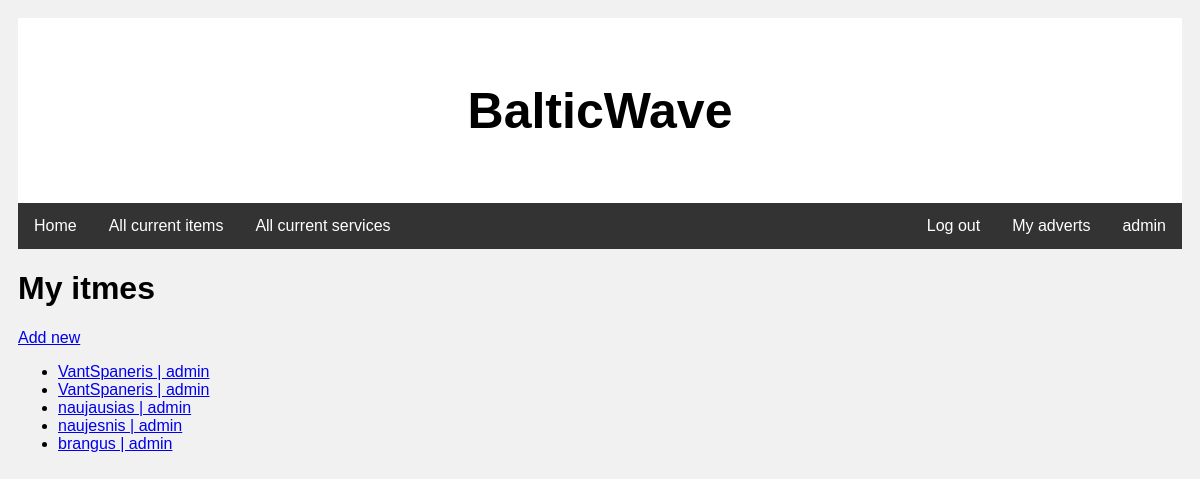
The app's page /balticwave/myproducts/ (signed in), older data.
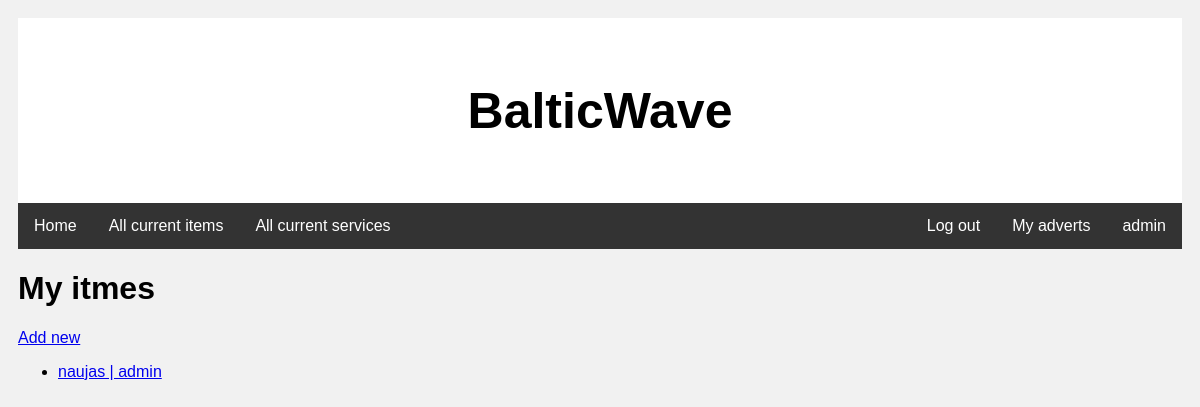
The same page, newer data.
### balticwave/models.py (models this page shows, shortened)
class Product(models.Model):
    product_name = models.CharField('Product name', max_length=200)
    product_seller = models.ForeignKey(to=User, on_delete=models.SET_NULL, null=True, blank=True)
    price = models.FloatField('Price', null=True, blank=True, default=0)
    short_description = HTMLField('Short description', max_length=200)
    description = HTMLField(default='No description')
    insDate = models.DateTimeField('Instance date', auto_now_add=True)
    type = models.ManyToManyField('ProductType')
    product_thumbnail = models.ImageField('Thumbnail', upload_to='product_thumbnails', null=True, blank=True)
    image1 = models.ImageField('Image 1', upload_to='product_images', null=True, blank=True)
    likes = models.ManyToManyField(User, related_name='blogpost_like')
    CITY_CHOICES = [
        ('Klaipėda county', (
            ('KLP', 'Klaipėda'),
            ('PL', 'Palanga'),
            ('NID', 'Nida'),
        )
         ),
        ('Kaunas county', (
            ('KUN', 'Kaunas'),
            ('JON', 'Jonava'),
            ('KĖD', 'Kėdainiai')
        )
         ),
        ('Vilnius county', (
            ('VIL', 'Vilnius'),
            ('UKM', 'Ukmergė'),
            ('ELE', 'Elektrėnai'),
        )
         ),
        ('Šiauliai county', (
            ('ŠL', 'Šiauliai'),
            ('RAD', 'Radviliškis'),
            ('NJA', 'Naujoji Akmenė'),
        )
         ),
        ('UN', 'Undefined'),
    ]
    LOAN_STATUS = (
        ('a', 'Available'),
        ('r', 'Reserved'),
        ('t', 'Sold'),
    )
    status = models.CharField(max_length=1, choices=LOAN_STATUS, blank=True, default='a', help_text='Status',)
    city = models.CharField(max_length=3, choices=CITY_CHOICES, help_text='City', default='UN')
    def __str__(self):
        return (f'{self.product_name} | {self.product_seller}')

### balticwave/views.py (the view)
# urls.py: path('myproducts/', views.SellerProductsListView.as_view(), name='my-products'),
class SellerProductsListView(LoginRequiredMixin, generic.ListView):
    Model = Product
    template_name = 'my_products.html'
    context_object_name = 'myproducts'
    def get_queryset(self):
        return Product.objects.filter(product_seller=self.request.user)

### balticwave/templates/my_products.html
{% extends "base.html" %}
{% block content %}
<h1>My itmes</h1>
<a href="{% url 'my-new-product' %}">Add new</a>
{% if myproducts %}
<ul>
    {% for product in myproducts %}
    <li>
        <a href="{{ product.pk }}">{{ product }}</a>
    </li>
    {% endfor %}
</ul>
{% else %}
<p>You have no items for sale at the moment.</p>
{% endif %}
{% endblock %}

Row changes from the older to the newer data that the page shows:
removed Product: product_name+product_seller "VantSpaneris | admin"
removed Product: product_name+product_seller "VantSpaneris | admin"
removed Product: product_name+product_seller "naujausias | admin"
removed Product: product_name+product_seller "naujesnis | admin"
removed Product: product_name+product_seller "brangus | admin"
added Product: product_name+product_seller "naujas | admin"
